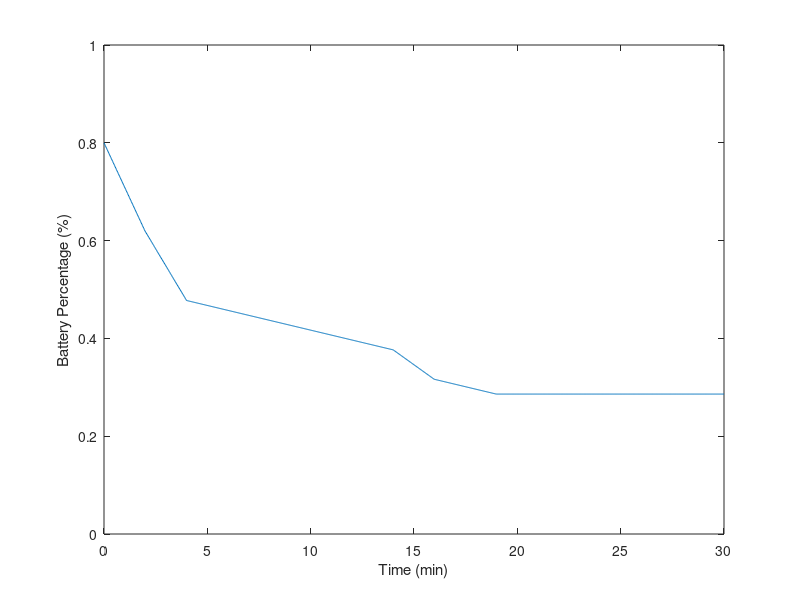

The MATLAB source for this figure: (Note: this script raises an error after producing the figure.)
clear

prec = 1000;

time = linspace(0,30,prec); % minutes
battery_capacity_max = 6600; % mAh
battery_capacity_max = battery_capacity_max*60/1000; %Amp-min
battery_capacity_hist = zeros(prec,1);

eff = 0.8;

current_list = [45,35,5,15,5]; % Current (Amps) per flight profile
profile_time = [2,2,10,2,3]; % Minutes per profile
flight_checkpoint = cumsum(profile_time);

current_battery = battery_capacity_max;
battery_capacity_hist(1) = current_battery;
for i = 2:length(time)
    if time(i) < profile_time(1)
        current_battery = current_battery - current_list(1)*(time(i)-time(i-1));

    elseif profile_time(1) <= time(i) && time(i) < sum(profile_time(1:2))
        current_battery = current_battery - current_list(2)*(time(i)-time(i-1));

    elseif sum(profile_time(1:2)) <= time(i) && time(i) < sum(profile_time(1:3))
        current_battery = current_battery - current_list(3)*(time(i)-time(i-1));

    elseif sum(profile_time(1:3)) <= time(i) && time(i) < sum(profile_time(1:4))
        current_battery = current_battery - current_list(4)*(time(i)-time(i-1));

    elseif sum(profile_time(1:4)) <= time(i) && time(i) < sum(profile_time(1:5))
        current_battery = current_battery - current_list(5)*(time(i)-time(i-1));

    end

    battery_capacity_hist(i) = current_battery;
end

battery_capacity_hist = battery_capacity_hist*0.8;

figure(1)
plot(time,battery_capacity_hist/battery_capacity_max)
xlabel('Time (min)')
ylabel('Battery Percentage (%)')
ylim([0,1])
yline(0.2,'r-','Max Discharge Threshold (20%)')
title('Battery Usage During Mission')
yline(0.8,'r-','20% Loss Due to Cold Weather')
%subtitle('20% Loss Due to Cold Weather')
grid on
for i = 1:length(profile_time)
    xline(flight_checkpoint(i),'k--')
end
